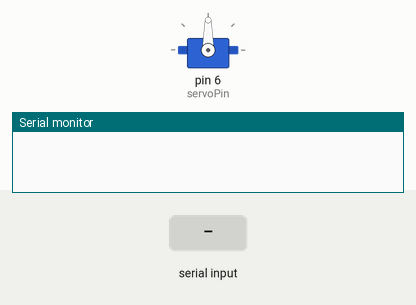
This sketch was run on a simulated Arduino Uno, built with avr-gcc and run on an emulated ATmega328P. Shown: servo, the last lines printed to the serial monitor. The inputs (shaded band) are chosen by the test bench.

Above: at 1.2 s.
1.3 s: "30,150\n" received over Serial
At 2.9 s:
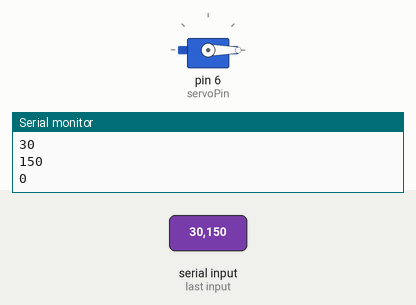
3.8 s: "90,45\n" received over Serial
At 4.6 s:
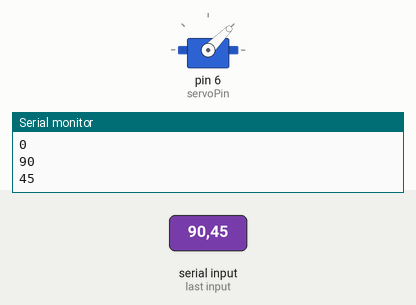
6.3 s: "200\n" received over Serial
At 7.0 s:
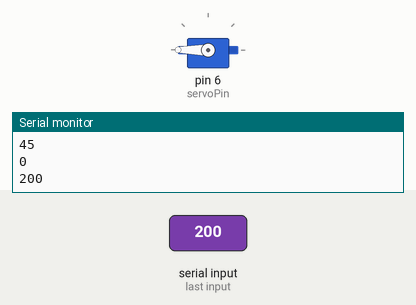
Timing chart, 0 to 9.3 s (numbered marks = the images above; inputs shaded):
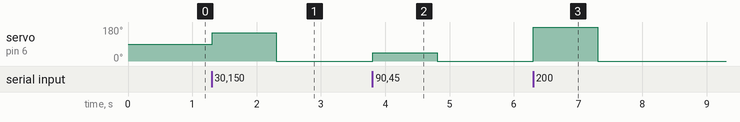

The sketch:

favangle.ino
```cpp
#include<Servo.h>
Servo myservo;
int servoPin=6;
void setup() {
  // put your setup code here, to run once:
  pinMode(servoPin,OUTPUT);
  myservo.attach(servoPin,1000,2000);
  Serial.begin(9600);
}

void loop() {
  // put your main code here, to run repeatedly:
  if(Serial.available()>0)
  {
    int angle=Serial.parseInt();
    Serial.println(angle);
    myservo.write(angle);
  }
}
```

Measured:
- after the input at 1.3 s, servo on pin 6 (servoPin): 90° → 150° at once, → 0° 1.0 s later
- after the input at 3.8 s, servo on pin 6 (servoPin): 0° → 45° at once, → 0° 1.0 s later
- after the input at 6.3 s, servo on pin 6 (servoPin): 0° → 180° at once, → 0° 1.0 s later
